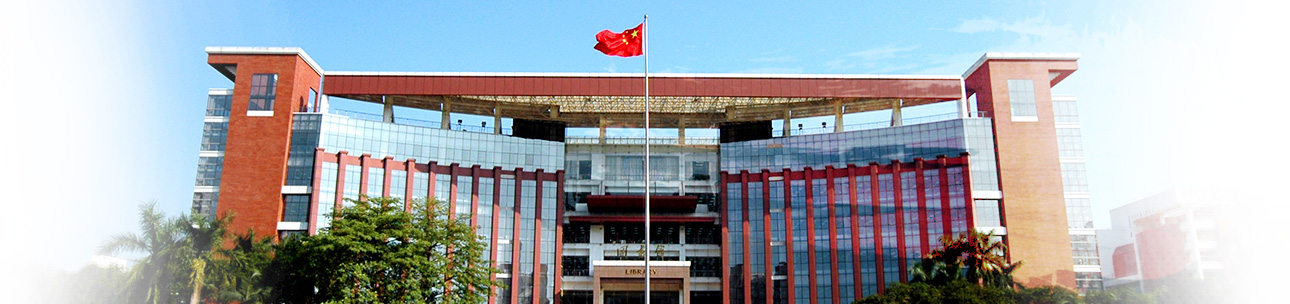
%> input picture Digital Image Processing 数字图像处理/Lab/Lab5/lab5_images/lib.jpg, 1290 x 304 px
$ octave lab5_2.m   (GNU Octave 9; MATLAB toolbox functions it lacks are replaced by stand-ins)
%> lines starting %> are read from the running program, lines starting %| are printed output that depends on the picture; in (x1, y1, x2, y2) boxes, pixels count from 0 and x2, y2 are one past the last pixel; in counts of white or black regions, pixels touching at a corner belong together; the program's own positions count from 1
clc;
clear;

% Read the image
img = imread('lab5_images/lib.jpg');
%> img is the input picture: size 304x1290x3 uint8; mean R, G, B 167.6, 171.3, 175.6

% Convert to grayscale
GIMG = rgb2gray(img);
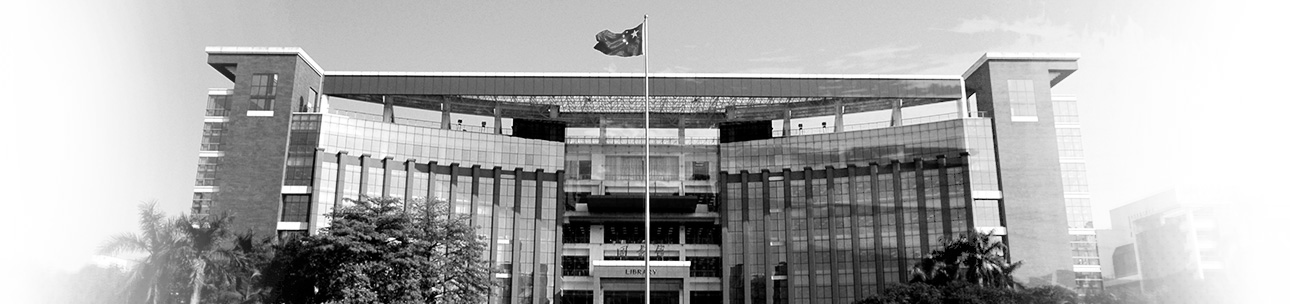
%> GIMG: size 304x1290 uint8; min 0, max 255, mean 170.7

% Using four different types of Laplacian masks
laplacian1 = [0 1 0; 1 -4 1; 0 1 0];
laplacian2 = [1 1 1; 1 -8 1; 1 1 1];
laplacian3 = [0 -1 0; -1 4 -1; 0 -1 0];
laplacian4 = [-1 -1 -1; -1 8 -1; -1 -1 -1];

laplacianImages = cell(1,4);
for i = 1:4
    laplacianImages{i} = imfilter(GIMG, eval(['laplacian', num2str(i)]));
    figure, imshow(laplacianImages{i}), title(['Laplacian Image ', num2str(i)]);
end
%> this loop made 4 passes
%> pass 2, `imshow(laplacianImages{i})`:
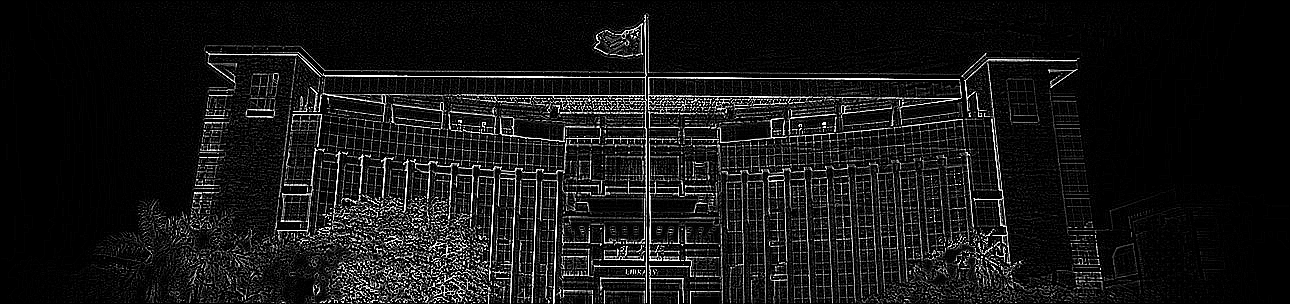
%> displayed picture: size 304x1290, on the screen's scale of 0 to 255; min 0, max 255, mean 21.9
%> after the loop, laplacianImages = 4 items

% Add the Laplacian images to the original grayscale image and compare
addedImages = cell(1,4);
for i = 1:4
    addedImages{i} = imadd(GIMG, uint8(laplacianImages{i}));
    figure, imshow(addedImages{i}), title(['Image with Laplacian mask', num2str(i)]);
end
%> this loop made 4 passes
%> pass 1, `imshow(addedImages{i})`:
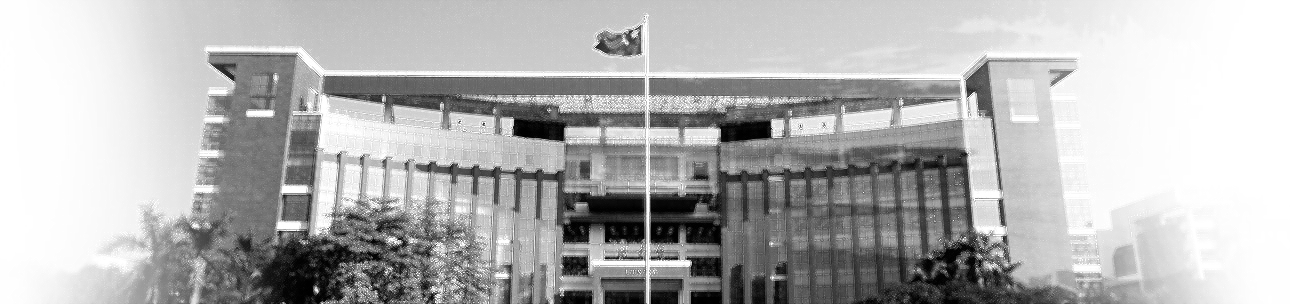
%> displayed picture: size 304x1290, on the screen's scale of 0 to 255; min 0, max 255, mean 179.7
%> pass 2, `imshow(addedImages{i})`:
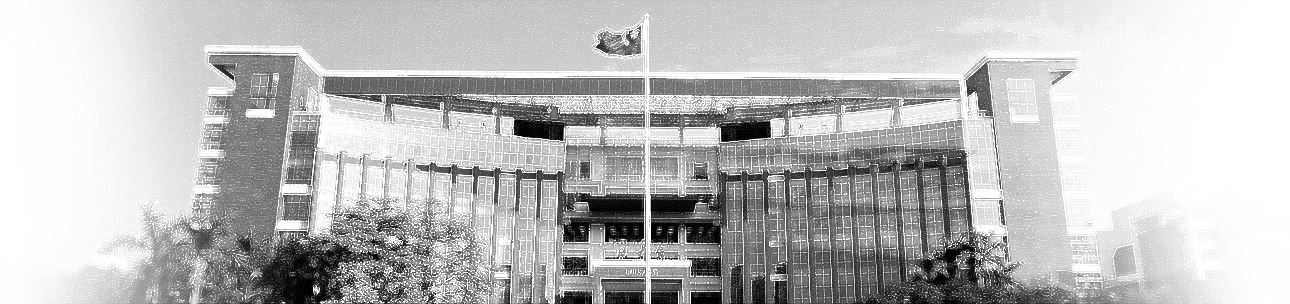
%> displayed picture: size 304x1290, on the screen's scale of 0 to 255; min 0, max 255, mean 189.8
%> after the loop, addedImages = 4 items

% Use Roberts and Sobel operators to obtain the gradient images
roberts = edge(GIMG, 'roberts');
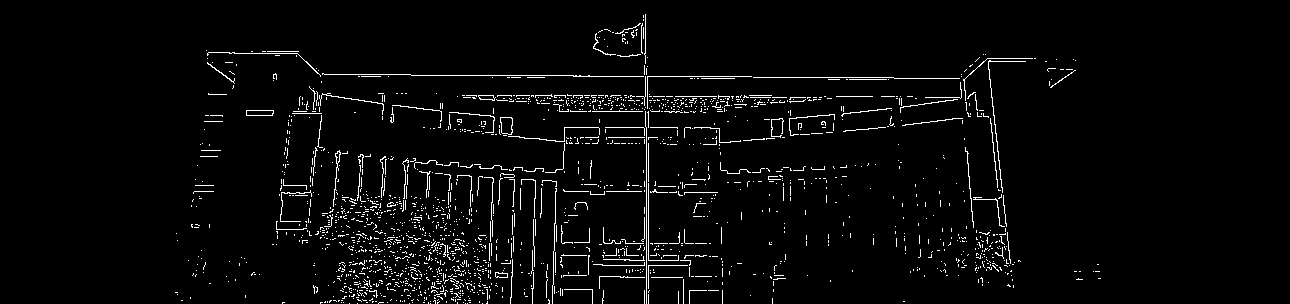
%> roberts: size 304x1290 logical; 3.2% white in thin lines or dots, all inside (x1, y1, x2, y2) = (175, 14, 1101, 304)
sobel = edge(GIMG, 'sobel');
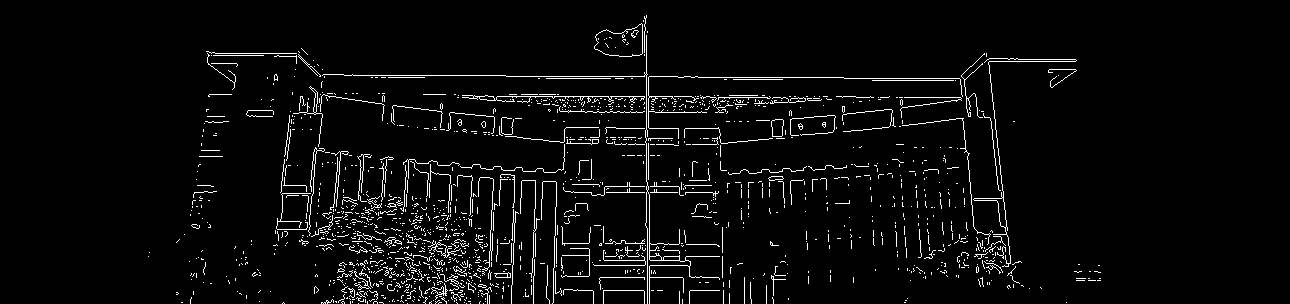
%> sobel: size 304x1290 logical; 4% white in thin lines or dots, all inside (x1, y1, x2, y2) = (148, 15, 1101, 304)

figure, imshow(roberts), title('Roberts Operator');
figure, imshow(sobel), title('Sobel Operator');

% Design and apply a custom sharpening mask
customSharpenMask = [-1 -1 -1; -1 9 -1; -1 -1 -1];
customSharpenedImg = imfilter(GIMG, customSharpenMask);
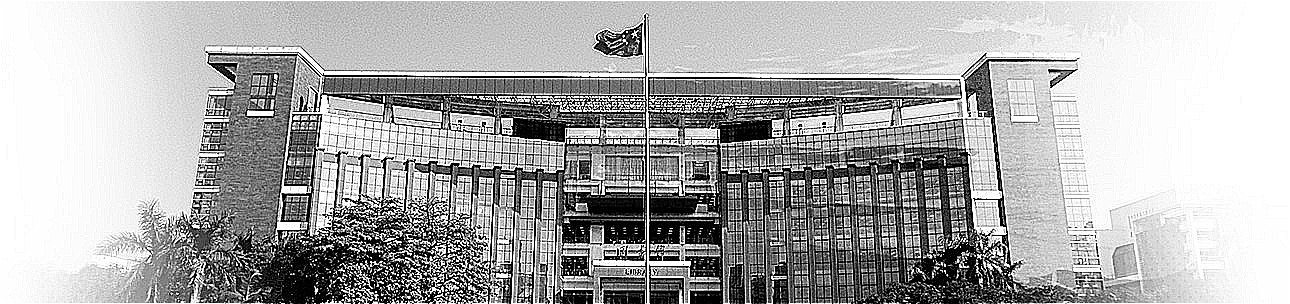
%> customSharpenedImg: size 304x1290 uint8; min 0, max 255, mean 172.5
figure, imshow(customSharpenedImg), title('Custom Sharpened Image');
